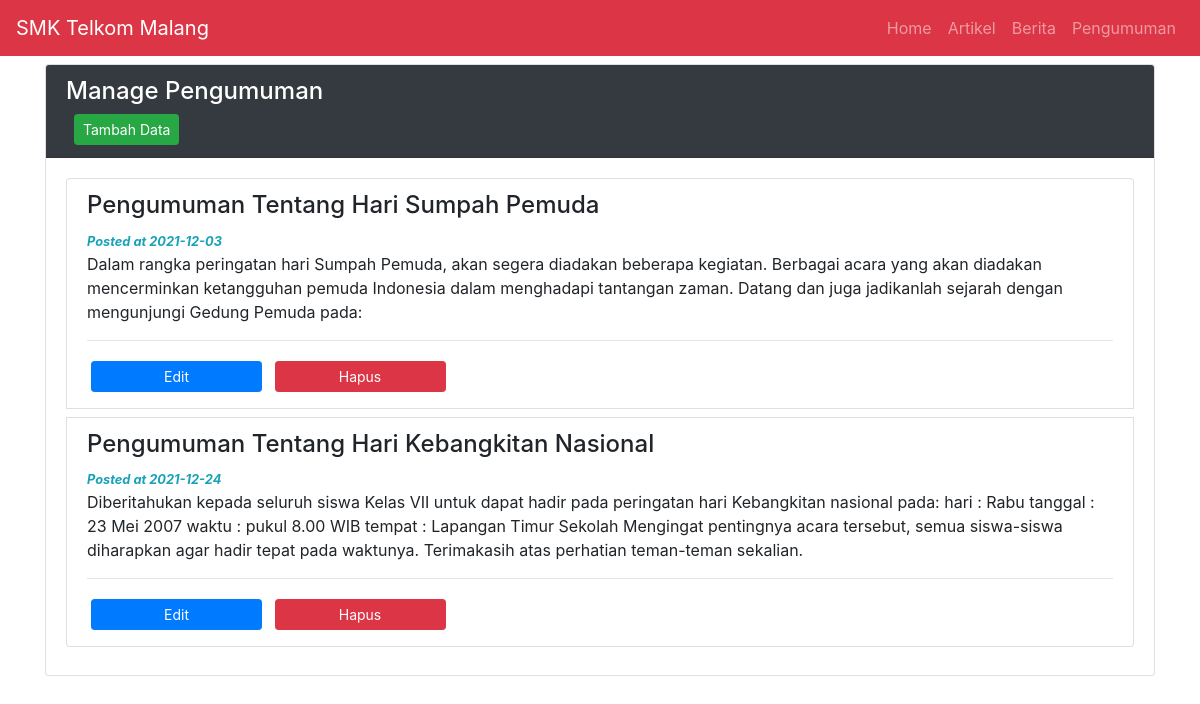
/index.php/pengumuman/crud, run on the app's committed database.
### tables this page shows
CREATE TABLE `pengumuman` (
  `id` int(11) NOT NULL,
  `judul` varchar(200) NOT NULL,
  `teks` text NOT NULL,
  `tgl` date NOT NULL
);

### application/controllers/Pengumuman.php (called while the page is built, shortened)
<?php
class Pengumuman extends CI_Controller
{
    public function __construct() {
        $this->load->model("PengumumanModel","pengumuman");
    }
    public function crud()
    {
        $data = [
            "page" => "pages/pengumuman-crud.php",
            "pengumuman" => $this->pengumuman->getAll()
        ];
        $this->load->view("template", $data);
    }
}
?>

### index.php (called while the page is built, shortened)
<?php
require_once BASEPATH.'core/CodeIgniter.php';

### application/models/PengumumanModel.php (called while the page is built, shortened)
<?php
class PengumumanModel extends CI_Model
{
    public function __construct() {
        $this->table = "pengumuman";
    }
    public function getAll()
    {
        return $this->db->get($this->table);
    }
}
?>

### application/views/pages/pengumuman-crud.php (the view, shortened to what this page needs)
<div class="card mt-2">
    <div class="card-header bg-dark">
        <h4 class="text-white">Manage Pengumuman</h4>
        <button data-toggle="modal" data-target="#modal-pengumuman" onclick="Add()"
        class="btn btn-success btn-sm mx-2">
            Tambah Data
        </button>
    </div>
    <div class="card-body">
        <ul class="list-group">
            <?php
            foreach ($pengumuman->result() as $key => $value) {
                ?>
                <li class="list-group-item mb-2">
                    <h4><?=$value->judul?></h4>
                    <small class="text-info">
                        <strong>
                            <i>Posted at <?=$value->tgl?></i>
                        </strong>
                    </small> <br>
                    <p><?=$value->teks?></p>
                    <hr>
                    <button class="btn btn-sm btn-primary m-1 col-2" data-toggle="modal"
                            data-target="#modal-pengumuman"
                            onclick='Edit(<?php echo json_encode($value);?>)'>
                                Edit
                            </button>
                            <a href="<?php echo (site_url("pengumuman/delete/$value->id"));?>"
                            onclick="return confirm('Apakah Anda yakin ingin menghapus data ini?')">
                                <button class="btn btn-sm btn-danger m-1 col-2">
                                    Hapus
                                </button>
                            </a>
                </li>
                <?php
            }
            ?>
        </ul>
    </div>
</div>

### data on the page
pengumuman: judul "Pengumuman Tentang Hari Sumpah Pemuda", tgl "2021-12-03", teks "Dalam rangka peringatan hari Sumpah Pemuda, akan segera diadakan beberapa kegiatan. Berbagai acara yang akan diadakan mencerminkan ketangguhan pemuda Indonesia dalam menghadapi tantangan zaman. Datang dan juga jadikanlah sejarah dengan mengunjungi Gedung Pemuda pada:"
pengumuman: judul "Pengumuman Tentang Hari Kebangkitan Nasional", tgl "2021-12-24", teks "Diberitahukan kepada seluruh siswa Kelas VII untuk dapat hadir pada peringatan hari Kebangkitan nasional pada: hari : Rabu tanggal : 23 Mei 2007 waktu : pukul 8.00 WIB tempat : Lapangan Timur Sekolah Mengingat pentingnya acara tersebut, semua siswa-siswa diharapkan agar hadir tepat pada waktunya. Terimakasih atas perhatian teman-teman sekalian."
